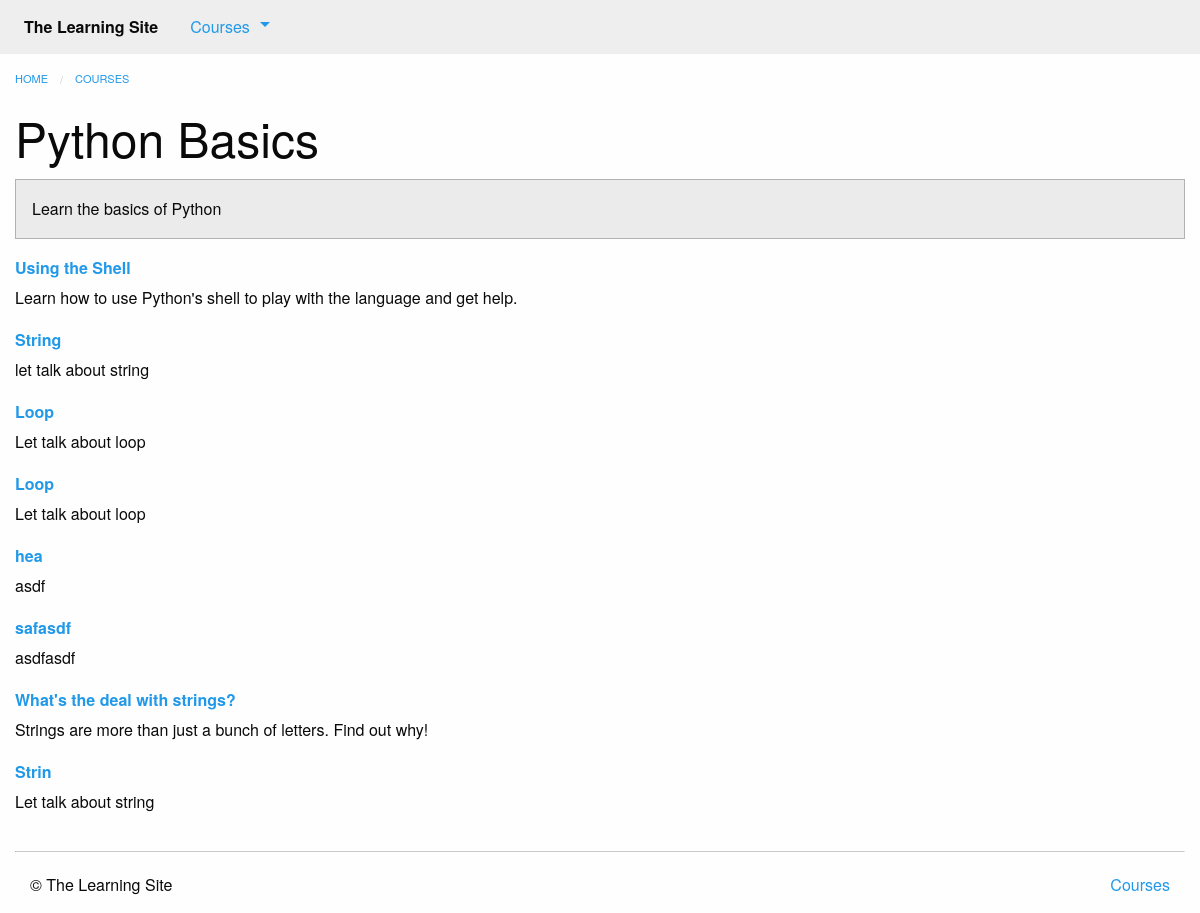
Before: /courses/1/ with the older database file.
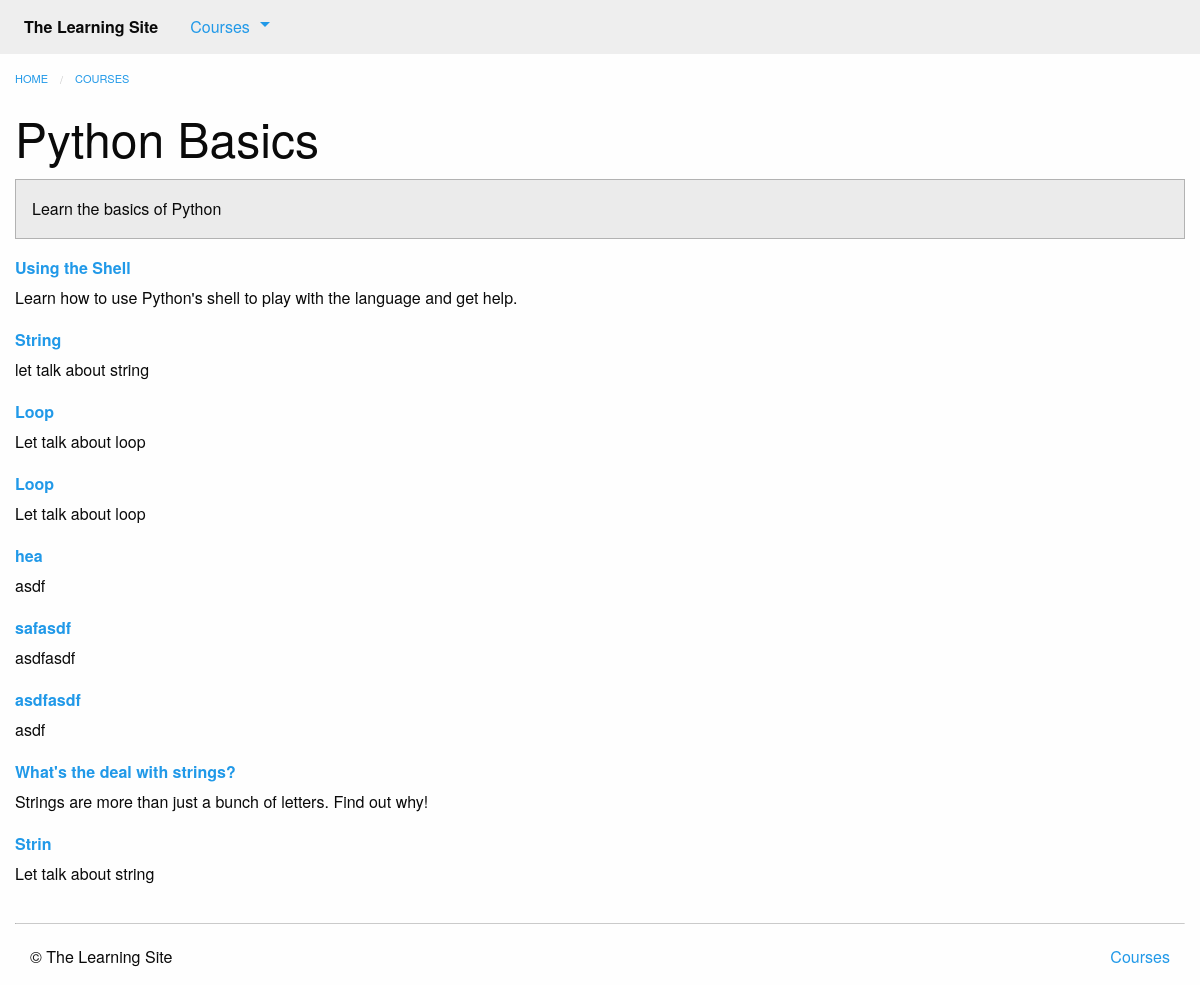
After: the same page with the newer database file.
### courses/models.py (models this page shows, shortened)
class Step(models.Model):
    title = models.CharField(max_length=255)
    description = models.TextField()
    order = models.IntegerField(default=0)
    course = models.ForeignKey(Course)
    class Meta:
        abstract = True
        ordering = ['order',]

class Text(Step):
    content = models.TextField(blank=True, default='')
    def get_absolute_url(self):
        return reverse('courses:text', kwargs={
                'course_pk': self.course_id,
                'step_pk': self.id
            })

class Quiz(Step):
    total_questions = models.IntegerField(default=4)
    class Meta:
        verbose_name_plural = "Quizzes"
    def get_absolute_url(self):
        return reverse('courses:quiz', kwargs={
                'course_pk': self.course_id,
                'step_pk': self.id
            })

### courses/views.py (the view)
# urls.py: url(r'(?P<pk>\d+)/$', views.course_detail, name='detail'),
def course_detail(request, pk):
    course = get_object_or_404(models.Course, pk=pk)
    steps = sorted(chain(course.text_set.all(), course.quiz_set.all()), key=lambda step:step.order)
    return render(request, 'courses/course_detail.html', {'course': course, 'steps':steps})

### courses/templatetags/course_extras.py (called while the page is built)
@register.inclusion_tag('courses/course_nav.html')
def nav_courses_list():
    courses = Course.objects.all()[:5]
    return {'courses': courses}

@register.filter('markdown_to_html')
def markdown_to_html(markdown_text):
    html_body = markdown2.markdown(markdown_text)
    return mark_safe(html_body)

### courses/templates/courses/course_detail.html (shortened to what this page needs)
{% extends "courses/layout.html" %}
{% load course_extras %}
{% block content %}
    <div class="row columns">
        {{ block.super }}
        <article>
            <h1 class="">{{ course.title }}</h1>
            <div class="callout secondary">
                {{ course.description|markdown_to_html }}
            </div>
            <dl>
                {% for step in steps %}
                    <dt>
                        <a href="{{ step.get_absolute_url }}">{{ step.title }}</a>
                    </dt>
                    <dd>{{ step.description|markdown_to_html }}</dd>
                {% endfor %}
            </dl>
        </article>
    </div>
{% endblock %}

Changed rows visible on the page:
added Quiz: title "asdfasdf", description "asdf"
